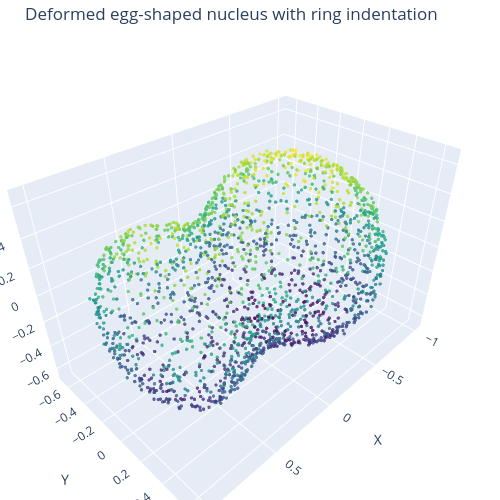

Here is the notebook cell this chart was saved with:
### Code cell
plot_point_cloud(add_ring_indentation(egg, axis=(1, 0.0, 0.0), z0=0.2, sigma_z=0.3, depth=0.4, offset=(0.0, 0.3, 0.0)),title='Deformed egg-shaped nucleus with ring indentation')

### Figure 1 — Plotly figure (JSON) as saved in the notebook; plotly's stock layout.template omitted (floating-point values rounded to 4 significant figures; data arrays with more than 128 entries replaced by an {"elided": "..."} marker saying what was removed)
{"data": [{"marker": {"color": {"elided": "2000 float values"}, "colorscale": [[0, "#440154"], [0.1111, "#482878"], [0.2222, "#3e4989"], [0.3333, "#31688e"], [0.4444, "#26828e"], [0.5556, "#1f9e89"], [0.6667, "#35b779"], [0.7778, "#6ece58"], [0.8889, "#b5de2b"], [1, "#fde725"]], "opacity": 0.8, "size": 2}, "mode": "markers", "type": "scatter3d", "x": {"elided": "2000 float values"}, "y": {"elided": "2000 float values"}, "z": {"elided": "2000 float values"}}], "layout": {"height": 500, "margin": {"b": 0, "l": 0, "r": 0, "t": 40}, "scene": {"aspectmode": "data", "xaxis": {"title": {"text": "X"}}, "yaxis": {"title": {"text": "Y"}}, "zaxis": {"title": {"text": "Z"}}}, "title": {"text": "Deformed egg-shaped nucleus with ring indentation"}, "width": 500}}
